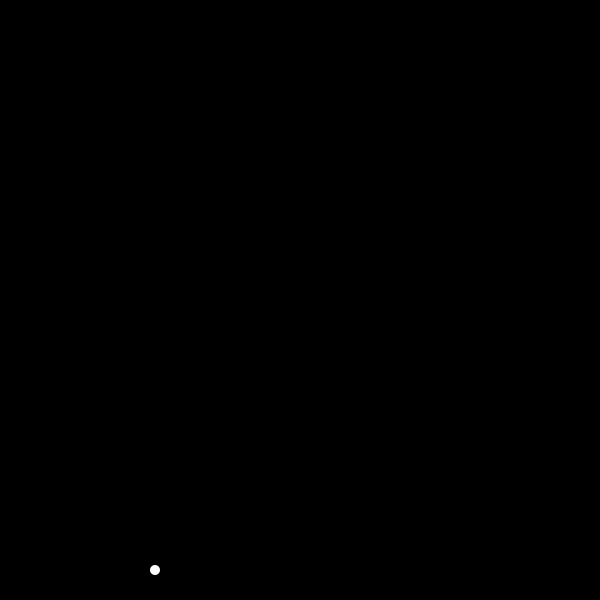
Frame 1 (no input)
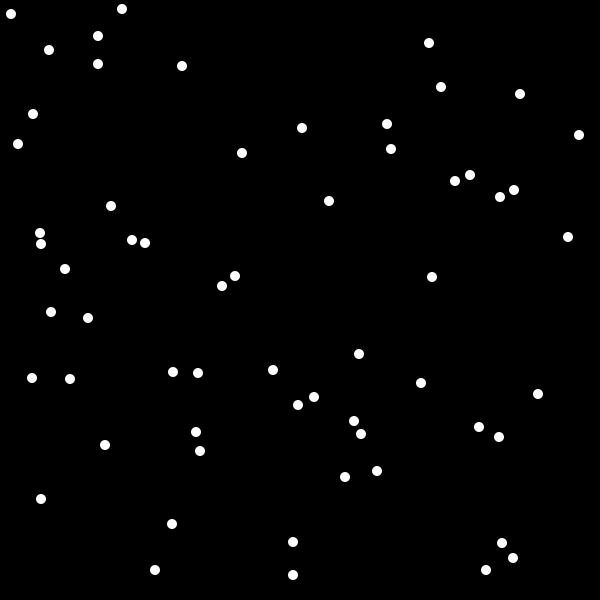
Frame 60 (the mouse pressed at the canvas centre just before this capture)
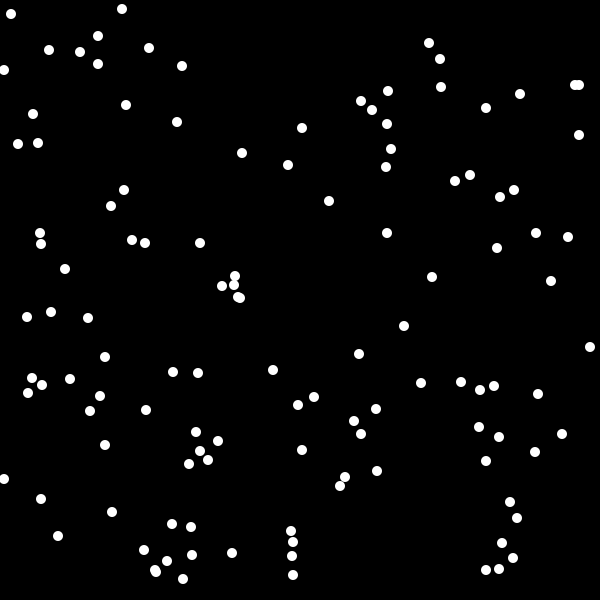
Frame 120 (the mouse held since frame 60 and released just before this capture)

The Processing sketch that drew these frames (run headless with seeded random() and noise(); from frame 60 on, the mouse is pressed at the canvas centre):

// Processing sketch: processing_74669
// ── processing_74669.pde

void setup()
{
  size(600, 600);
  background (0);
  noStroke();
}
int x=1;
void draw()
{
  lights();
  if (x<=100)
  {
    fill(255);
    pushMatrix();
    int siz = int(random(3, 30));
    int offsetX = int(random(0, 600));
    int offsetY = int(random(0, 600));
    ellipse(offsetX, offsetY, 10,10);
    popMatrix();
    x=x+1;
  }
}
void mousePressed()
{
  x=1;
  background(0);
}
